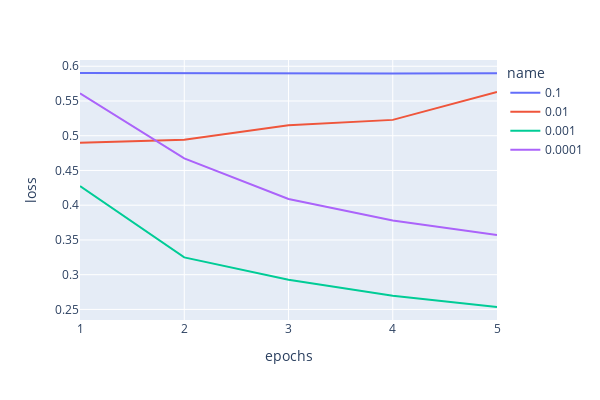
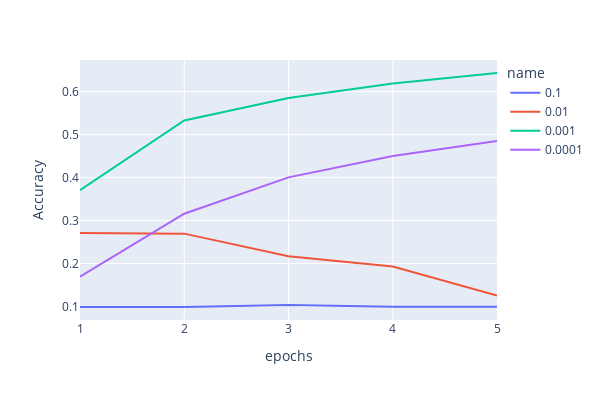

Notebook cell for these charts, in order:
### Code cell
plot_alphas(results=results_exp1.values(), type='validation', total_epochs=5, names=list(results_exp1.keys()))

### Figure 1 — Plotly figure (JSON) as saved in the notebook; plotly's stock layout.template omitted (floating-point values rounded to 4 significant figures)
{"data": [{"hovertemplate": "name=0.1<br>epochs=%{x}<br>loss=%{y}<extra></extra>", "legendgroup": "0.1", "line": {"color": "#636efa", "dash": "solid"}, "marker": {"symbol": "circle"}, "mode": "lines", "name": "0.1", "orientation": "v", "showlegend": true, "type": "scatter", "x": [1, 2, 3, 4, 5], "xaxis": "x", "y": [0.5903, 0.5899, 0.5894, 0.5897, 0.5899], "yaxis": "y"}, {"hovertemplate": "name=0.01<br>epochs=%{x}<br>loss=%{y}<extra></extra>", "legendgroup": "0.01", "line": {"color": "#EF553B", "dash": "solid"}, "marker": {"symbol": "circle"}, "mode": "lines", "name": "0.01", "orientation": "v", "showlegend": true, "type": "scatter", "x": [1, 2, 3, 4, 5], "xaxis": "x", "y": [0.4898, 0.4942, 0.515, 0.5228, 0.5629], "yaxis": "y"}, {"hovertemplate": "name=0.001<br>epochs=%{x}<br>loss=%{y}<extra></extra>", "legendgroup": "0.001", "line": {"color": "#00cc96", "dash": "solid"}, "marker": {"symbol": "circle"}, "mode": "lines", "name": "0.001", "orientation": "v", "showlegend": true, "type": "scatter", "x": [1, 2, 3, 4, 5], "xaxis": "x", "y": [0.4274, 0.3249, 0.2927, 0.2698, 0.2535], "yaxis": "y"}, {"hovertemplate": "name=0.0001<br>epochs=%{x}<br>loss=%{y}<extra></extra>", "legendgroup": "0.0001", "line": {"color": "#ab63fa", "dash": "solid"}, "marker": {"symbol": "circle"}, "mode": "lines", "name": "0.0001", "orientation": "v", "showlegend": true, "type": "scatter", "x": [1, 2, 3, 4, 5], "xaxis": "x", "y": [0.5611, 0.4673, 0.4089, 0.378, 0.3571], "yaxis": "y"}], "layout": {"height": 400, "legend": {"title": {"text": "name"}, "tracegroupgap": 0}, "margin": {"t": 60}, "width": 600, "xaxis": {"anchor": "y", "domain": [0, 1], "title": {"text": "epochs"}}, "yaxis": {"anchor": "x", "domain": [0, 1], "title": {"text": "loss"}}}}

### Figure 2 — Plotly figure (JSON) as saved in the notebook; plotly's stock layout.template omitted (floating-point values rounded to 4 significant figures)
{"data": [{"hovertemplate": "name=0.1<br>epochs=%{x}<br>Accuracy=%{y}<extra></extra>", "legendgroup": "0.1", "line": {"color": "#636efa", "dash": "solid"}, "marker": {"symbol": "circle"}, "mode": "lines", "name": "0.1", "orientation": "v", "showlegend": true, "type": "scatter", "x": [1, 2, 3, 4, 5], "xaxis": "x", "y": [0.09884, 0.09874, 0.1033, 0.09944, 0.0994], "yaxis": "y"}, {"hovertemplate": "name=0.01<br>epochs=%{x}<br>Accuracy=%{y}<extra></extra>", "legendgroup": "0.01", "line": {"color": "#EF553B", "dash": "solid"}, "marker": {"symbol": "circle"}, "mode": "lines", "name": "0.01", "orientation": "v", "showlegend": true, "type": "scatter", "x": [1, 2, 3, 4, 5], "xaxis": "x", "y": [0.2707, 0.2695, 0.2171, 0.193, 0.1253], "yaxis": "y"}, {"hovertemplate": "name=0.001<br>epochs=%{x}<br>Accuracy=%{y}<extra></extra>", "legendgroup": "0.001", "line": {"color": "#00cc96", "dash": "solid"}, "marker": {"symbol": "circle"}, "mode": "lines", "name": "0.001", "orientation": "v", "showlegend": true, "type": "scatter", "x": [1, 2, 3, 4, 5], "xaxis": "x", "y": [0.3706, 0.5328, 0.5853, 0.6188, 0.6434], "yaxis": "y"}, {"hovertemplate": "name=0.0001<br>epochs=%{x}<br>Accuracy=%{y}<extra></extra>", "legendgroup": "0.0001", "line": {"color": "#ab63fa", "dash": "solid"}, "marker": {"symbol": "circle"}, "mode": "lines", "name": "0.0001", "orientation": "v", "showlegend": true, "type": "scatter", "x": [1, 2, 3, 4, 5], "xaxis": "x", "y": [0.1691, 0.3159, 0.4005, 0.4504, 0.4851], "yaxis": "y"}], "layout": {"height": 400, "legend": {"title": {"text": "name"}, "tracegroupgap": 0}, "margin": {"t": 60}, "width": 600, "xaxis": {"anchor": "y", "domain": [0, 1], "title": {"text": "epochs"}}, "yaxis": {"anchor": "x", "domain": [0, 1], "title": {"text": "Accuracy"}}}}
